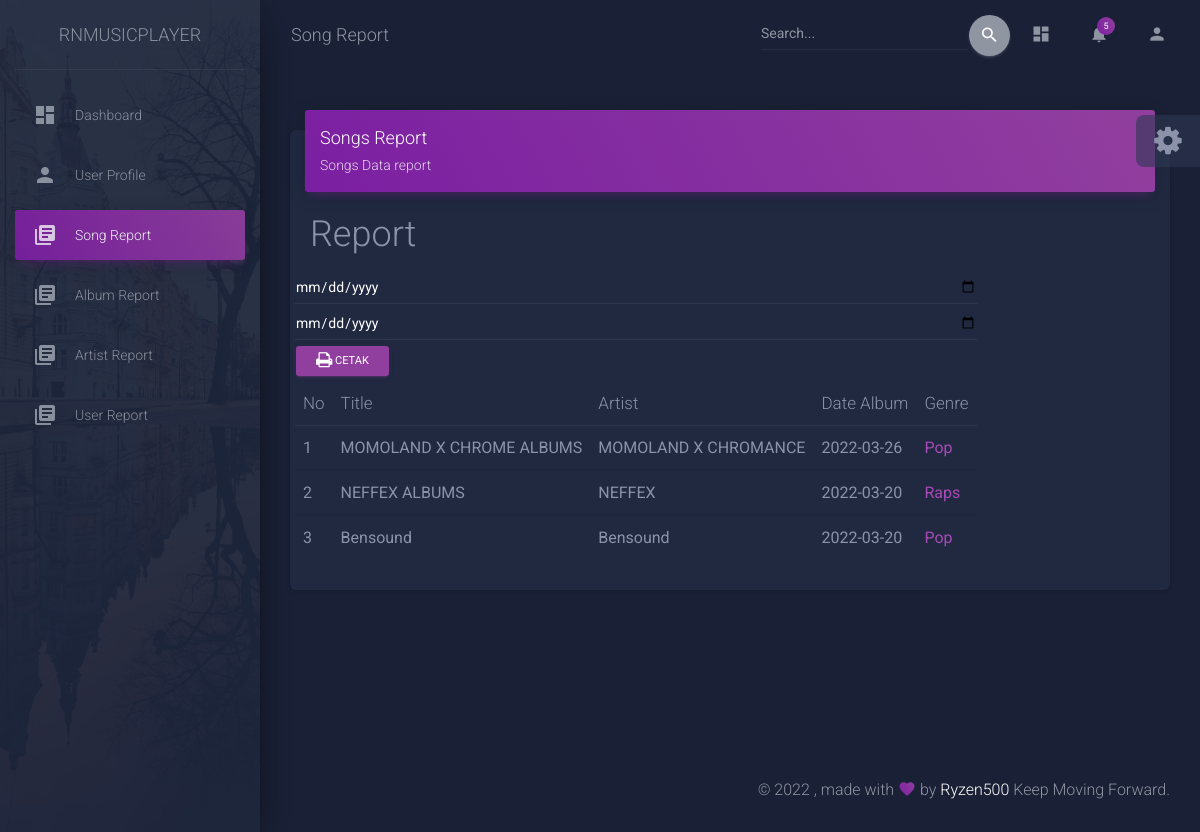
Screenshot of /admin/albumsReport.php with the database file from the repository.
### tables this page shows
CREATE TABLE `albums` (
  `id` int(11) NOT NULL,
  `title` varchar(250) NOT NULL,
  `artist` int(11) NOT NULL,
  `genre` int(11) NOT NULL,
  `artworkPath` varchar(500) NOT NULL,
  `date` date NOT NULL
);

CREATE TABLE `artists` (
  `id` int(11) NOT NULL,
  `name` varchar(250) NOT NULL,
  `date` date NOT NULL
);

CREATE TABLE `genres` (
  `id` int(11) NOT NULL,
  `name` varchar(250) NOT NULL,
  `datetime` varchar(50) DEFAULT NULL
);

### admin/albumsReport.php (the view, shortened to what this page needs)
<!DOCTYPE html>
<html lang="en">
<head>
  <link rel="stylesheet" href="https://maxcdn.bootstrapcdn.com/font-awesome/latest/css/font-awesome.min.css">
  <link href="./assets/css/material-dashboard.css?v=2.1.0" rel="stylesheet" />
  <link rel="stylesheet" href="https://cdnjs.cloudflare.com/ajax/libs/bootstrap-datepicker/1.9.0/css/bootstrap-datepicker.min.css" />
  <link href="./assets/demo/demo.css" rel="stylesheet" />
</head>
<body class="dark-edition">
  <div class="wrapper ">
    <div class="sidebar" data-color="purple" data-background-color="black" data-image="../assets/img/sidebar-2.jpg">
      <div class="logo"><a href="http://www.creative-tim.com" class="simple-text logo-normal">
          RnMusicPlayer
               </a></div>
      <div class="sidebar-wrapper">
        <ul class="nav">
          <li class="nav-item  ">
            <a class="nav-link" href="./index.php">
              <i class="material-icons">dashboard</i>
              <p>Dashboard</p>
            </a>
          </li>
          <li class="nav-item ">
            <a class="nav-link" href="./profile.php">
              <i class="material-icons">person</i>
              <p>User Profile</p>
            </a>
          </li>
          <li class="nav-item active ">
            <a class="nav-link" href="./typography.php">
              <i class="material-icons">library_books</i>
              <p>Song Report</p>
            </a>
          </li>
          <li class="nav-item ">
            <a class="nav-link" href="./albumsReport.php">
              <i class="material-icons">library_books</i>
              <p>Album Report</p>
            </a>
          </li>
          <li class="nav-item ">
            <a class="nav-link" href="./report-artist.php">
              <i class="material-icons">library_books</i>
              <p> Artist Report</p>
            </a>
          </li>
          <li class="nav-item ">
            <a class="nav-link" href="./report-user.php">
              <i class="material-icons">library_books</i>
              <p>User Report</p>
            </a>
          </li>
        </ul>
      </div>
    </div>
    <div class="main-panel">
      <nav class="navbar navbar-expand-lg navbar-transparent navbar-absolute fixed-top " id="navigation-example">
        <div class="container-fluid">
          <div class="navbar-wrapper">
            <a class="navbar-brand" href="javascript:void(0)">Song Report</a>
          </div>
          <div class="collapse navbar-collapse justify-content-end">
            <form class="navbar-form" >
              <div class="input-group no-border">
                <input type="text" value="" class="form-control" placeholder="Search...">
                <button type="submit" class="btn btn-default btn-round btn-just-icon">
                  <i class="material-icons">search</i>
                  <div class="ripple-container"></div>
                </button>
              </div>
            </form>
            <ul class="navbar-nav">
              <li class="nav-item">
                <a class="nav-link" href="javascript:void(0)">
                  <i class="material-icons">dashboard</i>
                </a>
              </li>
              <li class="nav-item dropdown">
                <a class="nav-link" href="javscript:void(0)" id="navbarDropdownMenuLink" data-toggle="dropdown" aria-haspopup="true" aria-expanded="false">
                  <i class="material-icons">notifications</i>
                  <span class="notification">5</span>
                </a>
              </li>
              <li class="nav-item">
                <a class="nav-link" href="javascript:void(0)">
                  <i class="material-icons">person</i>
                </a>
              </li>
            </ul>
          </div>
        </div>
      </nav>
      <div class="content">
      <div class="container-fluid">
        <div class="card">
            <div class="card-header card-header-primary">
              <h4 class="card-title">Songs Report</h4>
              <p class="card-category">Songs Data report </p>
            </div>
            <div class="card-body">
              <div id="Song Report">
                <div class="card-title">
                  <h2>Report</h2>
                </div>
                <div class="row">
              <form onsubmit="popup(this);" target="_blank" method="post" action="tampil-albums.php">
              <input type="date" name="dari" class="form-control float-right" id="reservation">
        <input type="date" name="sampai" class="form-control float-right" id="reservation">
        <button type="submit" name="cetak" class="btn btn-primary btn-sm"><i class="fa fa-print"></i> Cetak</button>
              <div class="table-responsive">
                  <table class="table">
                  <thead class=" text-primary">
     <th> No </th>
     <th> Title </th>
     <th> Artist </th>
     <th> Date Album </th>
     <th> Genre </th>
   </thead>
                  <?php include "config.php";
                    $query =mysqli_query($con, "SELECT als.title,als.date, art.name as artist,gen.name as genre FROM albums as als INNER JOIN genres as gen ON als.genre = gen.id INNER JOIN artists as art ON als.artist=art.id; ");
                    $nomor = 1;
                    while($datas = mysqli_fetch_array($query)){
                  ?>
   <tbody>
     <tr>
       <td> <?php  echo $nomor++; ?> </td>
       <td> <?php echo $datas["title"]; ?> </td>
       <td> <?php  echo $datas['artist']; ?> </td>
       <td> <?php  echo $datas['date'];?> </td>
       <td class="text-primary"> <?php echo $datas['genre'];?> </td>
    </tr>
   </tbody>
   <?php } ?>
 </table>
                  </div>
              </form>
                </div>
              </div>
            </div>
          </div>
        </div>
      </div>
     <?php include "footer.php";

### rows the page displays
albums: title "MOMOLAND X CHROME ALBUMS", artist.name "MOMOLAND X CHROMANCE", date "2022-03-26", genre.name "Pop"
albums: title "NEFFEX ALBUMS", artist.name "NEFFEX", date "2022-03-20", genre.name "Raps"
albums: title "Bensound", artist.name "Bensound", date "2022-03-20", genre.name "Pop"
